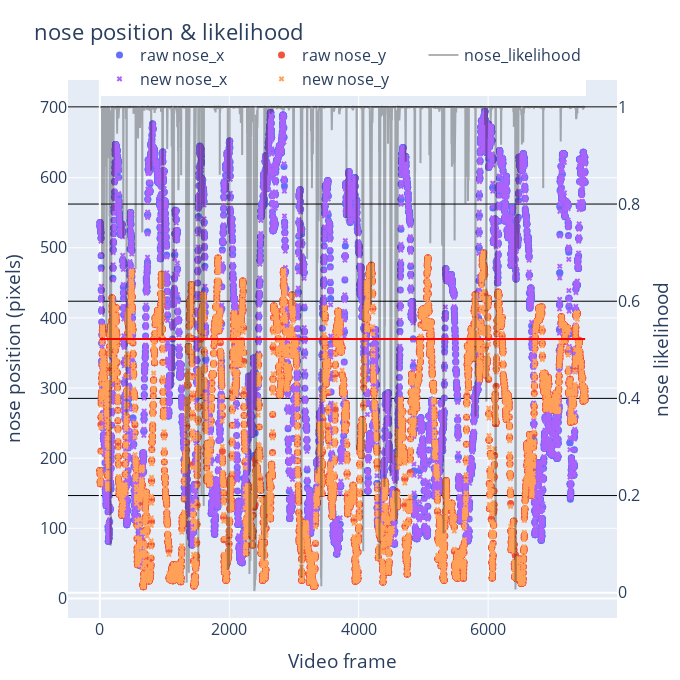

Notebook source saved alongside this figure:
### Code cell
# Create figure
fig = go.Figure()

# Add traces for raw data
for column in df_raw.columns:
    if bodypart in column:
        if 'likelihood' not in column:
            fig.add_trace(go.Scatter(x=df_raw.index, y=df_raw[column], mode='markers', name=f'raw {column}', marker=dict(symbol='circle', size=7)))
        else:
            fig.add_trace(go.Scatter(x=df_raw.index, y=df_raw[column], name=f'{column}', line=dict(color='black'), yaxis='y2',opacity=0.3))

# Add traces for smoothed data
for column in df_smooth.columns:
    if bodypart in column:
        if 'likelihood' not in column:
            fig.add_trace(go.Scatter(x=df_smooth.index, y=df_smooth[column], mode='markers', name=f'new {column}', marker=dict(symbol='x', size=5)))

median = df_raw[f'{bodypart}_likelihood'].median()
mean = df_raw[f'{bodypart}_likelihood'].mean()
std_dev = df_raw[f'{bodypart}_likelihood'].std()
    
if tolerance == 'mean':
    limit = mean - certainty*std_dev
elif tolerance == 'median':
    limit = median - certainty*std_dev
else:
    limit = tolerance

# Update layout for secondary y-axis
fig.update_layout(
    xaxis=dict(title='Video frame'),
    yaxis=dict(title=f'{bodypart} position (pixels)'),
    yaxis2=dict(title=f'{bodypart} likelihood', 
                overlaying='y', 
                side='right',
                gridcolor='black'),
    title=f'{bodypart} position & likelihood',
    width=680,
    height=680,
    legend=dict(yanchor="bottom",
                y=0.97,
                xanchor="center",
                x=0.5,
                orientation="h"),
    shapes=[dict(type='line', 
                 x0=df_raw.index.min(), 
                 x1=df_raw.index.max(), 
                 y0=limit, 
                 y1=limit, 
                 line=dict(color='red', dash='solid'),
                 yref='y2')],
    margin=dict(t=80, b=20, l=60, r=40),  # Adjust margins for better layout
    showlegend=True,
    font=dict(size=15)
)

# Show plot
fig.show()

### Figure 1 — Plotly figure (JSON) as saved in the notebook; plotly's stock layout.template omitted (floating-point values rounded to 4 significant figures; data arrays with more than 128 entries replaced by an {"elided": "..."} marker saying what was removed)
{"data": [{"marker": {"size": 7, "symbol": "circle"}, "mode": "markers", "name": "raw nose_x", "type": "scatter", "x": {"elided": "7500 int values"}, "y": {"elided": "7500 float values"}}, {"marker": {"size": 7, "symbol": "circle"}, "mode": "markers", "name": "raw nose_y", "type": "scatter", "x": {"elided": "7500 int values"}, "y": {"elided": "7500 float values"}}, {"line": {"color": "black"}, "name": "nose_likelihood", "opacity": 0.3, "type": "scatter", "x": {"elided": "7500 int values"}, "y": {"elided": "7500 float values"}, "yaxis": "y2"}, {"marker": {"size": 5, "symbol": "x"}, "mode": "markers", "name": "new nose_x", "type": "scatter", "x": {"elided": "7500 int values"}, "y": {"elided": "7500 float values"}}, {"marker": {"size": 5, "symbol": "x"}, "mode": "markers", "name": "new nose_y", "type": "scatter", "x": {"elided": "7500 int values"}, "y": {"elided": "7500 float values"}}], "layout": {"font": {"size": 16}, "height": 680, "legend": {"orientation": "h", "x": 0.5, "xanchor": "center", "y": 0.97, "yanchor": "bottom"}, "margin": {"b": 20, "l": 60, "r": 40, "t": 80}, "shapes": [{"line": {"color": "red", "dash": "solid"}, "type": "line", "x0": 0, "x1": 7499, "y0": 0.5222, "y1": 0.5222, "yref": "y2"}], "showlegend": true, "title": {"text": "nose position & likelihood"}, "width": 680, "xaxis": {"title": {"text": "Video frame"}}, "yaxis": {"title": {"text": "nose position (pixels)"}}, "yaxis2": {"gridcolor": "black", "overlaying": "y", "side": "right", "title": {"text": "nose likelihood"}}}}
